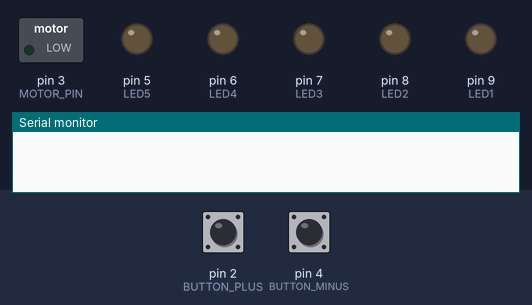
A sketch run on a simulated Arduino Uno, built with avr-gcc and run on an emulated ATmega328P. Shown: switched loads named in the sketch (green lamp = pin HIGH), output pins drawn as LEDs (lit = HIGH), the last lines printed to the serial monitor. The test bench sets the inputs (shaded band); at power-on: pin 2 (BUTTON_PLUS) LOW, pin 4 (BUTTON_MINUS) LOW.

Above: at 1.2 s.
1.3 s: pin 2 (BUTTON_PLUS) pulled HIGH for 0.15 s
At 2.5 s:
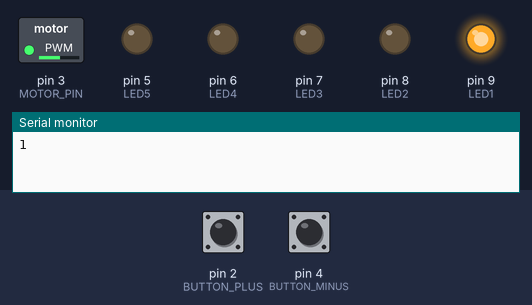
2.9 s: pin 2 (BUTTON_PLUS) pulled HIGH for 1 s
At 3.4 s:
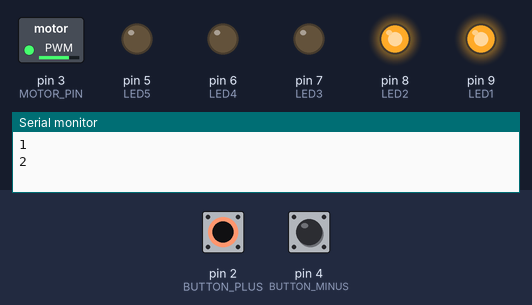
5.4 s: pin 2 (BUTTON_PLUS) pulled HIGH for 0.15 s
At 6.3 s:
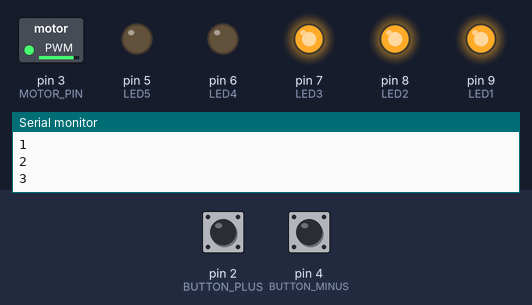
7.0 s: pin 2 (BUTTON_PLUS) pulled HIGH for 3.2 s
At 8.3 s:
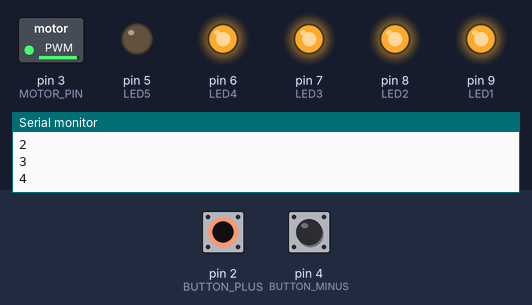
11.7 s: pin 2 (BUTTON_PLUS) pulled HIGH for 0.15 s
At 12.4 s:
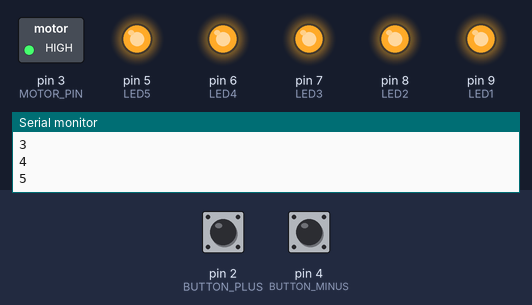
13.3 s: pin 4 (BUTTON_MINUS) pulled HIGH for 0.15 s
At 14.4 s:
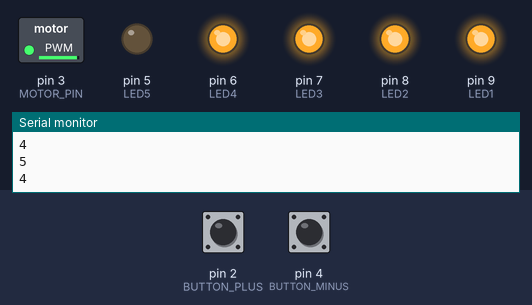
Timing chart, 0 to 15.9 s (numbered marks = the images above; inputs shaded):
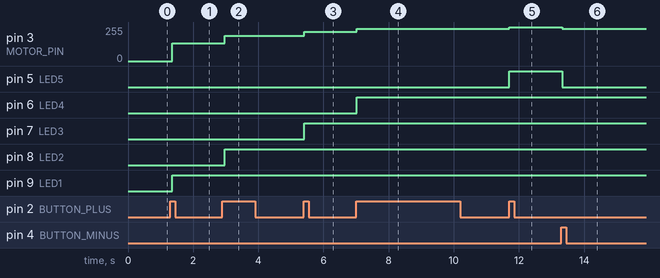

The sketch:

Ventilateur.ino
```cpp
#define LED1 9
#define LED2 8
#define LED3 7
#define LED4 6
#define LED5 5

#define BUTTON_PLUS 2
#define BUTTON_MINUS 4
#define MOTOR_PIN 3

short unsigned int button_plus_state;
short unsigned int button_minus_state;
short unsigned int power;


long get_speed_with_power(long x) {
  return (332.8 * (1 - 1.5 / (x + 1.5)));
}

void setup() {
  pinMode(LED1, OUTPUT);
  pinMode(LED2, OUTPUT);
  pinMode(LED3, OUTPUT);
  pinMode(LED4, OUTPUT);
  pinMode(LED5, OUTPUT);
  pinMode(BUTTON_PLUS, INPUT);
  pinMode(BUTTON_MINUS, INPUT);
  pinMode(MOTOR_PIN, OUTPUT);
  Serial.begin(9600);

  button_plus_state = 0;
  button_minus_state = 0;
  power = 0;
}

void loop() {
  // plus btn test
  if (digitalRead(BUTTON_PLUS) == HIGH) {
    if ((button_plus_state == 0) && (power < 5)) {
      power++;
      //set Motor speed
      analogWrite(3,min(get_speed_with_power(power),255));
      Serial.println(power);
    }
    button_plus_state = 1;
  } else {
    button_plus_state = 0;
  }
  // minus btn test
  if (digitalRead(BUTTON_MINUS) == HIGH) {
    if ((button_minus_state == 0) && (power > 0)) {
      power--;
      //set Motor speed
      analogWrite(3,min(get_speed_with_power(power),255));
      Serial.println(power);
    }
    button_minus_state = 1;
  } else {
    button_minus_state = 0;
  }
  //LED lighting
  switch (power) {
    case 0:
      digitalWrite(LED1, LOW);
      digitalWrite(LED2, LOW);
      digitalWrite(LED3, LOW);
      digitalWrite(LED4, LOW);
      digitalWrite(LED5, LOW);
      break;
    case 1:
      digitalWrite(LED1, HIGH);
      digitalWrite(LED2, LOW);
      digitalWrite(LED3, LOW);
      digitalWrite(LED4, LOW);
      digitalWrite(LED5, LOW);
      break;
    case 2:
      digitalWrite(LED1, HIGH);
      digitalWrite(LED2, HIGH);
      digitalWrite(LED3, LOW);
      digitalWrite(LED4, LOW);
      digitalWrite(LED5, LOW);
      break;
    case 3:
      digitalWrite(LED1, HIGH);
      digitalWrite(LED2, HIGH);
      digitalWrite(LED3, HIGH);
      digitalWrite(LED4, LOW);
      digitalWrite(LED5, LOW);
      break;
    case 4:
      digitalWrite(LED1, HIGH);
      digitalWrite(LED2, HIGH);
      digitalWrite(LED3, HIGH);
      digitalWrite(LED4, HIGH);
      digitalWrite(LED5, LOW);
      break;
    case 5:
      digitalWrite(LED1, HIGH);
      digitalWrite(LED2, HIGH);
      digitalWrite(LED3, HIGH);
      digitalWrite(LED4, HIGH);
      digitalWrite(LED5, HIGH);
      break;
  }

  delay(90);
}
```

Measured:
- after the input at 1.3 s, pin 3 (MOTOR_PIN): 0/255 → 133/255 after 0.05 s; pin 9 (LED1): LOW → HIGH after 0.05 s
- after the input at 2.9 s, pin 3 (MOTOR_PIN): 133/255 → 190/255 after 0.07 s; pin 8 (LED2): LOW → HIGH after 0.07 s
- after the input at 5.4 s, pin 3 (MOTOR_PIN): 190/255 → 221/255 at once; pin 7 (LED3): LOW → HIGH at once
- after the input at 7.0 s, pin 3 (MOTOR_PIN): 221/255 → 242/255 at once; pin 6 (LED4): LOW → HIGH at once
- after the input at 11.7 s, pin 3 (MOTOR_PIN): 242/255 → 255/255 at once; pin 5 (LED5): LOW → HIGH at once
- after the input at 13.3 s, pin 3 (MOTOR_PIN): 255/255 → 242/255 at once; pin 5 (LED5): HIGH → LOW at once
